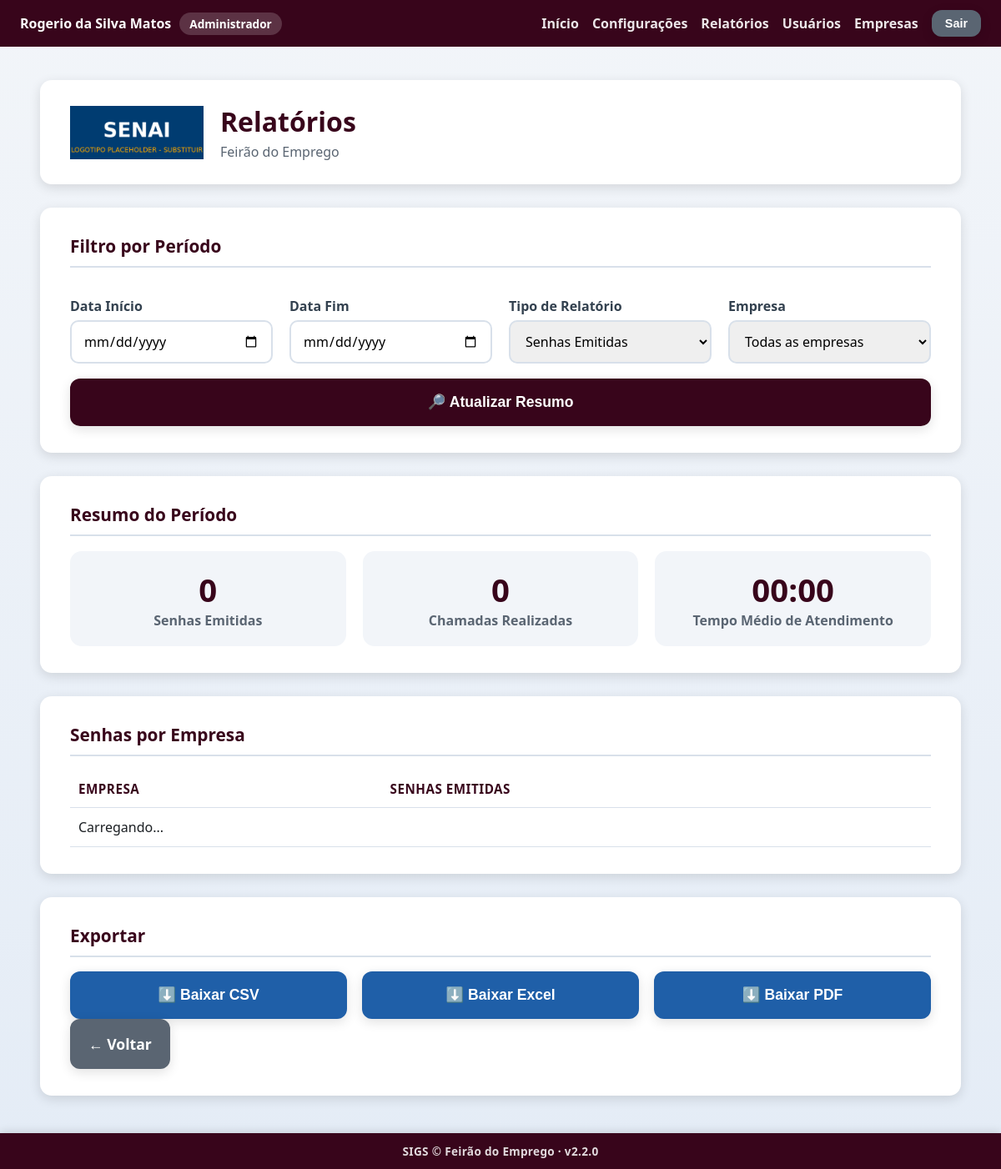
Screenshot of /relatorios (signed in) with the database file from the repository.
### tables this page shows
CREATE TABLE usuarios (
            id INTEGER PRIMARY KEY AUTOINCREMENT,
            nome_completo TEXT NOT NULL,
            login TEXT NOT NULL UNIQUE,
            senha_hash TEXT NOT NULL,
            perfil TEXT NOT NULL DEFAULT 'atendente',
            ativo INTEGER NOT NULL DEFAULT 1,
            data_criacao TEXT NOT NULL,
            ultimo_login TEXT
        );

CREATE TABLE configuracoes (
                    chave TEXT PRIMARY KEY,
                    valor TEXT NOT NULL
                );

### app.py (the view)
@app.route("/relatorios")
@auth.login_required
@auth.admin_required
def relatorios_tela():
    configuracoes = config_manager.obter_todas()
    return render_template("relatorios.html", config=configuracoes)

### app.py (called while the page is built)
@app.context_processor
def injetar_usuario_logado():
    return {
        "usuario_logado": auth.usuario_logado(),
        "eh_admin": auth.eh_admin(),
        "sigs_versao": SIGS_VERSAO,
    }

### auth.py (called while the page is built)
def usuario_logado() -> Optional[dict]:
    usuario_id = session.get(CHAVE_SESSAO_USUARIO_ID)
    if usuario_id is None:
        return None
    return {
        "id": usuario_id,
        "nome_completo": session.get(CHAVE_SESSAO_NOME),
        "login": session.get(CHAVE_SESSAO_LOGIN),
        "perfil": session.get(CHAVE_SESSAO_PERFIL),
        "guiche": session.get(CHAVE_SESSAO_GUICHE),
    }

def eh_admin() -> bool:
    return session.get(CHAVE_SESSAO_PERFIL) == PerfilUsuario.ADMIN

def admin_required(funcao_view):
    @wraps(funcao_view)
    def wrapper(*args, **kwargs):
        if not eh_admin():
            if _requisicao_eh_api():
                return jsonify({"sucesso": False, "erro": "Acesso restrito a administradores."}), 403
            flash("Esta área é restrita a administradores.", "erro")
            return redirect(url_for("index"))
        return funcao_view(*args, **kwargs)
    return wrapper

### config.py (called while the page is built)
    def _conectar(self) -> sqlite3.Connection:
        conexao = sqlite3.connect(str(DATABASE_PATH), timeout=10, check_same_thread=False)
        conexao.row_factory = sqlite3.Row
        return conexao

    def obter_todas(self) -> Dict[str, Any]:
        with self._conectar() as conexao:
            linhas = conexao.execute(f"SELECT chave, valor FROM {TABELA_CONFIGURACOES}").fetchall()
        resultado: Dict[str, Any] = {}
        for linha in linhas:
            chave, valor = linha["chave"], linha["valor"]
            if chave in CHAVES_INTEIRAS:
                try:
                    resultado[chave] = int(valor)
                except (TypeError, ValueError):
                    resultado[chave] = 0
            else:
                resultado[chave] = valor
        return resultado

### database.py (called while the page is built)
@contextmanager
def get_connection() -> Generator[sqlite3.Connection, None, None]:
    conexao = sqlite3.connect(str(DATABASE_PATH), timeout=10, check_same_thread=False)
    conexao.row_factory = sqlite3.Row
    conexao.execute("PRAGMA journal_mode = WAL")
    conexao.execute("PRAGMA foreign_keys = ON")
    try:
        yield conexao
    finally:
        conexao.close()

### templates/relatorios.html (shortened to what this page needs)
{% extends "layout.html" %}
{% block conteudo %}
<div class="pagina pagina-relatorios">
    <header class="cabecalho">
        <img class="logo" src="{{ url_for('static', filename='img/logo.png') }}" alt="Logo SENAI">
        <div class="titulo-evento">
            <h1>Relatórios</h1>
            <p>{{ config.nome_evento }}</p>
        </div>
    </header>
    <main class="conteudo-principal">
        <section class="card card-formulario">
            <h2>Filtro por Período</h2>
            <div class="campos-identificacao">
                <label>
                    Data Início
                    <input type="date" id="filtro-inicio">
                </label>
                <label>
                    Data Fim
                    <input type="date" id="filtro-fim">
                </label>
                <label>
                    Tipo de Relatório
                    <select id="filtro-tipo">
                        <option value="emitidas">Senhas Emitidas</option>
                    </select>
                </label>
                <label>
                    Empresa
                    <select id="filtro-empresa">
                        <option value="">Todas as empresas</option>
                    </select>
                </label>
            </div>
            <button id="btn-atualizar-resumo" class="botao botao-primario">🔎 Atualizar Resumo</button>
        </section>
        <section class="card card-resumo">
            <h2>Resumo do Período</h2>
            <div class="resumo-grade">
                <div class="resumo-item">
                    <span class="resumo-valor" id="resumo-emitidas">0</span>
                    <span class="resumo-label">Senhas Emitidas</span>
                </div>
                <div class="resumo-item">
                    <span class="resumo-valor" id="resumo-chamadas">0</span>
                    <span class="resumo-label">Chamadas Realizadas</span>
                </div>
                <div class="resumo-item">
                    <span class="resumo-valor" id="resumo-tempo-medio">00:00</span>
                    <span class="resumo-label">Tempo Médio de Atendimento</span>
                </div>
            </div>
        </section>
        <section class="card card-resumo-empresas">
            <h2>Senhas por Empresa</h2>
            <table class="tabela-fila">
                <thead>
                    <tr>
                        <th>Empresa</th>
                        <th>Senhas Emitidas</th>
                    </tr>
                </thead>
                <tbody id="resumo-empresas-corpo">
                    <tr><td colspan="2">Carregando...</td></tr>
                </tbody>
            </table>
        </section>
        <section class="card card-downloads">
            <h2>Exportar</h2>
            <div class="grade-botoes grade-botoes-relatorio">
                <button id="btn-download-csv" class="botao botao-secundario">⬇️ Baixar CSV</button>
                <button id="btn-download-excel" class="botao botao-secundario">⬇️ Baixar Excel</button>
                <button id="btn-download-pdf" class="botao botao-secundario">⬇️ Baixar PDF</button>
            </div>
            <a href="{{ url_for('index') }}" class="botao botao-terciario">← Voltar</a>
        </section>
    </main>
</div>
{% endblock %}

### templates/layout.html (shortened to what this page needs)
<!DOCTYPE html>
<html lang="pt-BR">
<head>
    <link rel="stylesheet" href="{{ url_for('static', filename='css/style.css') }}">
</head>
<body>
    {% if usuario_logado %}
    <div class="barra-usuario">
        <span class="barra-usuario-info">
            {{ usuario_logado.nome_completo }}
            <span class="barra-usuario-perfil">
                {% if eh_admin %}Administrador
                {% elif usuario_logado.perfil == 'emissor' %}Emissor de Senhas
                {% else %}Atendente
                {% endif %}
            </span>
        </span>
        <span class="barra-usuario-acoes">
            <a href="{{ url_for('index') }}">Início</a>
            {% if eh_admin %}
                <a href="{{ url_for('configuracoes_tela') }}">Configurações</a>
                <a href="{{ url_for('relatorios_tela') }}">Relatórios</a>
                <a href="{{ url_for('usuarios_tela') }}">Usuários</a>
                <a href="{{ url_for('empresas_tela') }}">Empresas</a>
            {% endif %}
            <form method="POST" action="{{ url_for('logout_tela') }}" class="form-logout">
                <button type="submit" class="botao botao-terciario botao-sair">Sair</button>
            </form>
        </span>
    </div>
    {% endif %}
    {% block conteudo %}{% endblock %}
    {% if request.endpoint != 'painel' %}
    <footer class="rodape-sigs">
        SIGS &copy; {{ config.nome_evento if config else 'SENAI' }} &middot; v{{ sigs_versao }}
    </footer>
    {% endif %}
</body>
</html>

### static/css/style.css (style rules this page uses)
:root { --cor-principal: #003C71; --cor-principal-clara: #1F5FA8; --cor-secundaria: #F4A300; --cor-fundo: #F2F5F9; --cor-texto: #1B1F23; --cor-branco: #FFFFFF; --cor-cinza-borda: #D8E0EA; --cor-sucesso: #2E7D32; --cor-erro: #C62828; --sombra-padrao: 0 4px 14px rgba(0, 0, 0, 0.12); --raio-borda: 14px; --transicao-padrao: all 0.25s ease-in-out; }
* { box-sizing: border-box; }
body { margin: 0; font-family: "Segoe UI", Arial, Helvetica, sans-serif; background: linear-gradient(180deg, var(--cor-fundo) 0%, #E4ECF6 100%); color: var(--cor-texto); }
.pagina { max-width: 1200px; margin: 0 auto; padding: 40px 48px; padding-bottom: 88px; }
.cabecalho { display: flex; align-items: center; gap: 20px; background: var(--cor-branco); border-radius: var(--raio-borda); box-shadow: var(--sombra-padrao); padding: 28px 36px; margin-bottom: 28px; }
.cabecalho .logo { height: 64px; width: auto; object-fit: contain; }
.titulo-evento h1 { margin: 0; font-size: 2rem; color: var(--cor-principal); }
.titulo-evento p { margin: 4px 0 0; color: #5A6572; font-size: 1rem; }
.conteudo-principal { display: flex; flex-direction: column; gap: 28px; }
.card { background: var(--cor-branco); border-radius: var(--raio-borda); box-shadow: var(--sombra-padrao); padding: 32px 36px; }
.card h2 { margin-top: 0; color: var(--cor-principal); font-size: 1.3rem; border-bottom: 2px solid var(--cor-cinza-borda); padding-bottom: 10px; }
.campos-identificacao { display: flex; flex-wrap: wrap; gap: 20px; }
.campos-identificacao label, .card-formulario label { display: flex; flex-direction: column; gap: 6px; font-weight: 600; color: #33414F; flex: 1; min-width: 220px; }
input, select { padding: 12px 14px; border: 2px solid var(--cor-cinza-borda); border-radius: 10px; font-size: 1rem; font-family: inherit; transition: var(--transicao-padrao); }
.botao { border: none; border-radius: 12px; padding: 18px 22px; font-size: 1.1rem; font-weight: 700; cursor: pointer; transition: var(--transicao-padrao); box-shadow: var(--sombra-padrao); text-decoration: none; text-align: center; display: inline-flex; align-items: center; justify-content: center; gap: 8px; color: var(--cor-branco); }
.botao-primario { background: var(--cor-principal); }
.botao-secundario { background: var(--cor-principal-clara); }
.botao-terciario { background: #5A6572; }
.grade-botoes { display: grid; grid-template-columns: repeat(auto-fit, minmax(220px, 1fr)); gap: 18px; }
.grade-botoes-relatorio { grid-template-columns: repeat(auto-fit, minmax(180px, 1fr)); }
.tabela-fila { width: 100%; border-collapse: collapse; margin-top: 12px; }
.tabela-fila th, .tabela-fila td { text-align: left; padding: 12px 10px; border-bottom: 1px solid var(--cor-cinza-borda); }
.tabela-fila th { color: var(--cor-principal); font-size: 0.95rem; text-transform: uppercase; letter-spacing: 0.5px; }
.resumo-grade { display: grid; grid-template-columns: repeat(auto-fit, minmax(200px, 1fr)); gap: 20px; text-align: center; }
.resumo-item { background: var(--cor-fundo); border-radius: var(--raio-borda); padding: 20px; }
.resumo-valor { display: block; font-size: 2.4rem; font-weight: 800; color: var(--cor-principal); }
.resumo-label { color: #5A6572; font-weight: 600; }
.card-formulario { display: flex; flex-direction: column; gap: 18px; }
.barra-usuario { display: flex; flex-wrap: wrap; align-items: center; justify-content: space-between; gap: 12px; background: var(--cor-principal); color: var(--cor-branco); padding: 12px 24px; }
.barra-usuario-info { display: flex; align-items: center; gap: 10px; font-weight: 600; flex-wrap: wrap; }
.barra-usuario-perfil, .barra-usuario-guiche { background: rgba(255, 255, 255, 0.18); border-radius: 999px; padding: 4px 12px; font-size: 0.85rem; font-weight: 700; }
.barra-usuario-acoes { display: flex; align-items: center; gap: 16px; flex-wrap: wrap; }
.barra-usuario-acoes a { color: var(--cor-branco); text-decoration: none; font-weight: 600; opacity: 0.9; }
.form-logout { margin: 0; }
.botao-sair { padding: 8px 16px; font-size: 0.9rem; }
.rodape-sigs { position: fixed; left: 0; right: 0; bottom: 0; z-index: 500; background: var(--cor-principal); color: rgba(255, 255, 255, 0.85); text-align: center; font-size: 0.85rem; font-weight: 600; letter-spacing: 0.3px; padding: 12px 16px; box-shadow: 0 -2px 10px rgba(0, 0, 0, 0.12); }

### rows the page displays
usuarios: nome_completo "Rogerio da Silva Matos"
configuracoes: nome_evento "Feirão do Emprego", valor "Feirão do Emprego"

### other values shown
{{ sigs_versao }} "2.2.0"
